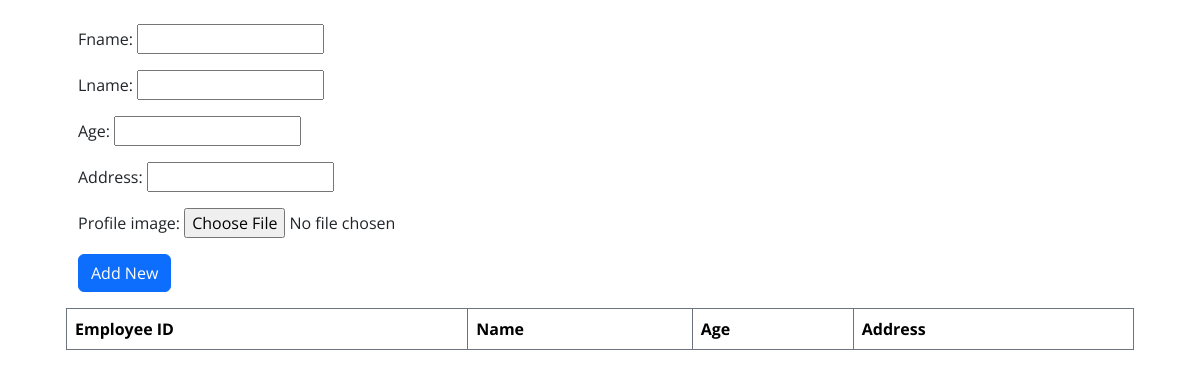
/employee/, run on an earlier commit of the app's database.
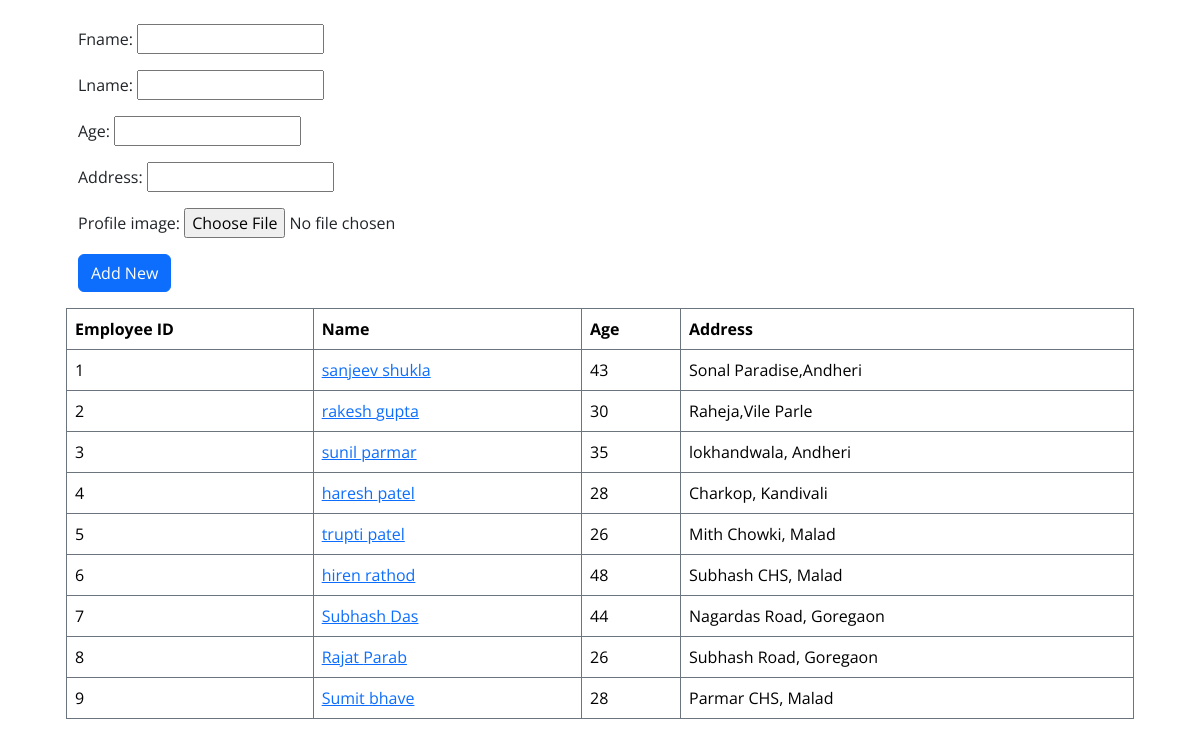
And on a later commit of the database.
### employee/models.py (models this page shows, shortened)
class Employee(models.Model):
    fname = models.CharField(max_length=100, blank=False, null=False)
    lname = models.CharField(max_length=100, blank=False, null=False)
    age = models.IntegerField(blank=False, null=False)
    address = models.CharField(max_length=255, blank=False, null=False)
    profile_image = models.ImageField(
        upload_to='emp_profile_img', default='', null=False)

### employee/views.py (the view, shortened to what this page needs)
# urls.py: path("", views.employee_list_view, name='employee_list'),
def employee_list_view(request, field=None, op=None, val=None):
    context = {}
    context['emp_form'] = EmployeeForm()
    if field is None:
        context['employee_list'] = Employee.objects.all()
        return render(request, 'employee/index.html', context)

### employee/forms.py
class EmployeeForm(ModelForm):
    class Meta:
        model = Employee
        fields = '__all__'

### employee/templates/employee/index.html (shortened to what this page needs)
{% extends 'base.html' %}
{% load static %}
{% block content %}
<main class="container">
    <div class="row mx-auto p-4 column-gap-3 row-gap-3">
        <form method="post" action="{% url 'employee:emp_create' %}" enctype="multipart/form-data">
            {{emp_form.as_p}}
            <button type="submit" class="btn btn-primary">Add New</button>
        </form>
        <table class="table  table-bordered border-secondary">
            <thead>
                <th>Employee ID</th>
                <th>Name</th>
                <th>Age</th>
                <th>Address</th>
            </thead>
            <tbody>
                {% for employee in employee_list %}
                    <tr>
                        <td>{{employee.id}}</td>
                        <td><a href="{% url 'employee:emp_details' employee.id %}">{{employee.fname}} {{employee.lname}}</a></td>
                        <td>{{employee.age}}</td>
                        <td>{{employee.address}}</td>
                    </tr>
                {% endfor %}
            </tbody>
        </table>
    </div>
</main>
{% endblock %}

What changed in the data, as far as the page shows it:
added Employee: id "1", fname "sanjeev", lname "shukla", age "43", address "Sonal Paradise,Andheri"
added Employee: id "2", fname "rakesh", lname "gupta", age "30", address "Raheja,Vile Parle"
added Employee: id "3", fname "sunil", lname "parmar", age "35", address "lokhandwala, Andheri"
added Employee: id "4", fname "haresh", lname "patel", age "28", address "Charkop, Kandivali"
added Employee: id "5", fname "trupti", lname "patel", age "26", address "Mith Chowki, Malad"
added Employee: id "6", fname "hiren", lname "rathod", age "48", address "Subhash CHS, Malad"
added Employee: id "7", fname "Subhash", lname "Das", age "44", address "Nagardas Road, Goregaon"
added Employee: id "8", fname "Rajat", lname "Parab", age "26", address "Subhash Road, Goregaon"
added Employee: id "9", fname "Sumit", lname "bhave", age "28", address "Parmar CHS, Malad"
